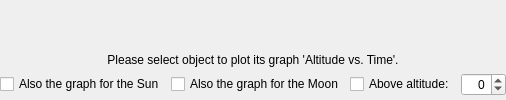
            <widget class="QWidget" name="tabAltVsTime">
             <attribute name="title">
              <string>Altitude vs. Time</string>
             </attribute>
             <layout class="QGridLayout" name="gridLayout_12">
              <property name="leftMargin">
               <number>0</number>
              </property>
              <property name="topMargin">
               <number>0</number>
              </property>
              <property name="rightMargin">
               <number>0</number>
              </property>
              <property name="bottomMargin">
               <number>4</number>
              </property>
              <item row="0" column="0">
               <widget class="QCustomPlot" name="altVsTimePlot" native="true">
                <property name="enabled">
                 <bool>true</bool>
                </property>
                <property name="sizePolicy">
                 <sizepolicy hsizetype="Expanding" vsizetype="Expanding">
                  <horstretch>0</horstretch>
                  <verstretch>0</verstretch>
                 </sizepolicy>
                </property>
               </widget>
              </item>
              <item row="1" column="0">
               <widget class="QLabel" name="altVsTimeLabel">
                <property name="sizePolicy">
                 <sizepolicy hsizetype="Preferred" vsizetype="Minimum">
                  <horstretch>0</horstretch>
                  <verstretch>0</verstretch>
                 </sizepolicy>
                </property>
                <property name="maximumSize">
                 <size>
                  <width>16777215</width>
                  <height>30</height>
                 </size>
                </property>
                <property name="text">
                 <string>Please select object to plot its graph 'Altitude vs. Time'.</string>
                </property>
                <property name="alignment">
                 <set>Qt::AlignCenter</set>
                </property>
                <property name="wordWrap">
                 <bool>true</bool>
                </property>
               </widget>
              </item>
              <item row="2" column="0">
               <layout class="QHBoxLayout" name="horizontalLayout_14">
                <item>
                 <widget class="QCheckBox" name="sunAltitudeCheckBox">
                  <property name="text">
                   <string>Also the graph for the Sun</string>
                  </property>
                 </widget>
                </item>
                <item>
                 <widget class="QCheckBox" name="moonAltitudeCheckBox">
                  <property name="text">
                   <string>Also the graph for the Moon</string>
                  </property>
                 </widget>
                </item>
                <item>
                 <layout class="QHBoxLayout" name="horizontalLayout_20">
                  <item>
                   <widget class="QCheckBox" name="positiveAltitudeOnlyCheckBox">
                    <property name="toolTip">
                     <string>Draw only the part of the graph where altitude is greater than the value given in the right box.</string>
                    </property>
                    <property name="text">
                     <string>Above altitude:</string>
                    </property>
                   </widget>
                  </item>
                  <item>
                   <widget class="QSpinBox" name="positiveAltitudeLimitSpinBox">
                    <property name="maximumSize">
                     <size>
                      <width>75</width>
                      <height>16777215</height>
                     </size>
                    </property>
                    <property name="toolTip">
                     <string>Altitude limit in degrees</string>
                    </property>
                    <property name="alignment">
                     <set>Qt::AlignRight|Qt::AlignTrailing|Qt::AlignVCenter</set>
                    </property>
                    <property name="minimum">
                     <number>-85</number>
                    </property>
                    <property name="maximum">
                     <number>85</number>
                    </property>
                   </widget>
                  </item>
                 </layout>
                </item>
               </layout>
              </item>
             </layout>
            </widget>
